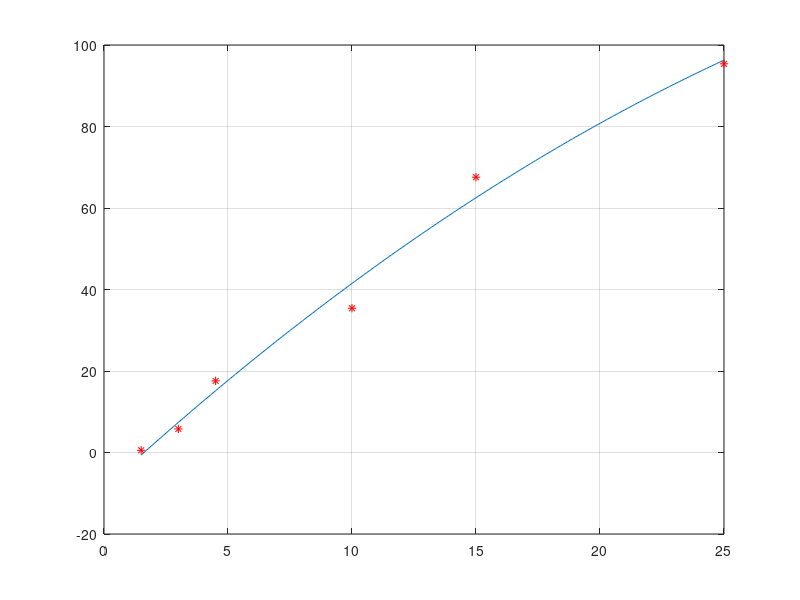
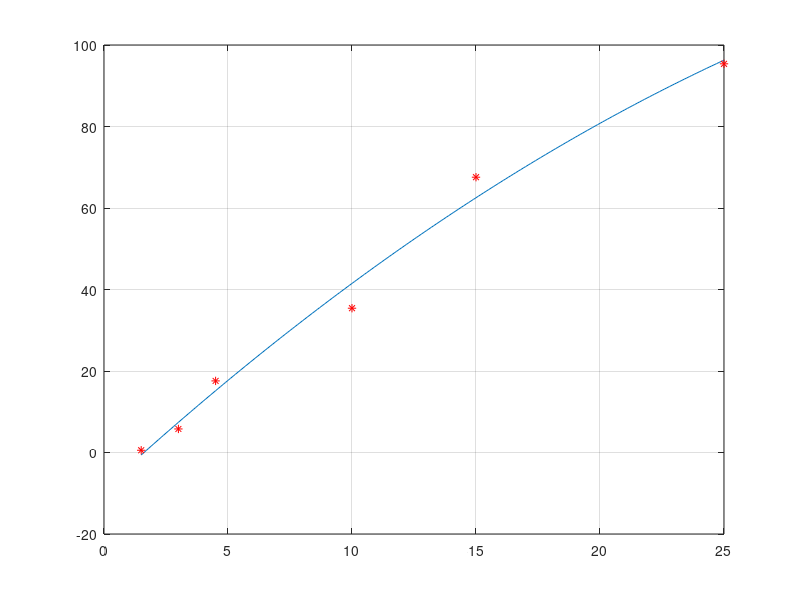

These charts were generated, in order, by the following MATLAB code:
xi=[1.5,3,4.5,10,15,25];
yi=[0.55,5.78,17.57,35.41,67.56,95.38];
z=1.5:0.1:25;
c=polyfit(xi,yi,2);
d=polyval(c,z);
plot(xi,yi,'*r');
hold on
grid on
plot(z,d)

%solutia2
figure(2)
x=[1.5,3,4.5,10,15,25]';
y=[0.55,5.78,17.57,35.41,67.56,95.38]';
A=[ones(size(x)) x x.^2];
%solutia acestui sistem este data de urmatoarea comanda
X=A\y
%realizam in continuare si reprezentarea grafica
T=(1.5:0.1:25)';
Y=[ones(size(T)) T T.^2]*X;
plot(T,Y,'-',x,y,'*r')
grid on